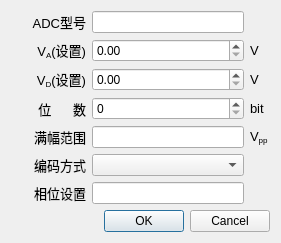
<?xml version="1.0" encoding="UTF-8"?>
<ui version="4.0">
 <class>StaticSettingsDialogClass</class>
 <widget class="QDialog" name="StaticSettingsDialogClass">
  <property name="geometry">
   <rect>
    <x>0</x>
    <y>0</y>
    <width>281</width>
    <height>227</height>
   </rect>
  </property>
  <property name="windowTitle">
   <string>STATIC设置</string>
  </property>
  <layout class="QGridLayout" name="gridLayout_2">
   <item row="0" column="0">
    <layout class="QGridLayout" name="gridLayout">
     <item row="0" column="0">
      <widget class="QLabel" name="labl_3">
       <property name="font">
        <font>
         <family>Arial</family>
         <pointsize>10</pointsize>
        </font>
       </property>
       <property name="text">
        <string>ADC型号</string>
       </property>
       <property name="alignment">
        <set>Qt::AlignRight|Qt::AlignTrailing|Qt::AlignVCenter</set>
       </property>
      </widget>
     </item>
     <item row="0" column="1">
      <widget class="QLineEdit" name="adcTypeLineEdit">
       <property name="sizePolicy">
        <sizepolicy hsizetype="Preferred" vsizetype="Fixed">
         <horstretch>0</horstretch>
         <verstretch>0</verstretch>
        </sizepolicy>
       </property>
      </widget>
     </item>
     <item row="1" column="0">
      <widget class="QLabel" name="labl_4">
       <property name="font">
        <font>
         <family>Arial</family>
         <pointsize>10</pointsize>
        </font>
       </property>
       <property name="text">
        <string>V&lt;sub&gt;A&lt;/sub&gt;(设置)</string>
       </property>
       <property name="alignment">
        <set>Qt::AlignRight|Qt::AlignTrailing|Qt::AlignVCenter</set>
       </property>
      </widget>
     </item>
     <item row="1" column="1">
      <widget class="QDoubleSpinBox" name="vaDoubleSpinBox">
       <property name="sizePolicy">
        <sizepolicy hsizetype="Preferred" vsizetype="Fixed">
         <horstretch>0</horstretch>
         <verstretch>0</verstretch>
        </sizepolicy>
       </property>
      </widget>
     </item>
     <item row="1" column="2">
      <widget class="QLabel" name="labl_10">
       <property name="minimumSize">
        <size>
         <width>20</width>
         <height>0</height>
        </size>
       </property>
       <property name="maximumSize">
        <size>
         <width>20</width>
         <height>16777215</height>
        </size>
       </property>
       <property name="font">
        <font>
         <family>Arial</family>
         <pointsize>10</pointsize>
        </font>
       </property>
       <property name="text">
        <string>V</string>
       </property>
      </widget>
     </item>
     <item row="2" column="0">
      <widget class="QLabel" name="labl_5">
       <property name="font">
        <font>
         <family>Arial</family>
         <pointsize>10</pointsize>
        </font>
       </property>
       <property name="text">
        <string>V&lt;sub&gt;D&lt;/sub&gt;(设置)</string>
       </property>
       <property name="alignment">
        <set>Qt::AlignRight|Qt::AlignTrailing|Qt::AlignVCenter</set>
       </property>
      </widget>
     </item>
     <item row="2" column="1">
      <widget class="QDoubleSpinBox" name="vdDoubleSpinBox">
       <property name="sizePolicy">
        <sizepolicy hsizetype="Preferred" vsizetype="Fixed">
         <horstretch>0</horstretch>
         <verstretch>0</verstretch>
        </sizepolicy>
       </property>
      </widget>
     </item>
     <item row="2" column="2">
      <widget class="QLabel" name="labl_11">
       <property name="font">
        <font>
         <family>Arial</family>
         <pointsize>10</pointsize>
        </font>
       </property>
       <property name="text">
        <string>V</string>
       </property>
      </widget>
     </item>
     <item row="3" column="0">
      <widget class="QLabel" name="labl_6">
       <property name="font">
        <font>
         <family>Arial</family>
         <pointsize>10</pointsize>
        </font>
       </property>
       <property name="text">
        <string>位      数</string>
       </property>
       <property name="alignment">
        <set>Qt::AlignRight|Qt::AlignTrailing|Qt::AlignVCenter</set>
       </property>
      </widget>
     </item>
     <item row="3" column="1">
      <widget class="QSpinBox" name="bitCountSpinBox">
       <property name="sizePolicy">
        <sizepolicy hsizetype="Preferred" vsizetype="Fixed">
         <horstretch>0</horstretch>
         <verstretch>0</verstretch>
        </sizepolicy>
       </property>
      </widget>
     </item>
     <item row="3" column="2">
      <widget class="QLabel" name="labl_12">
       <property name="font">
        <font>
         <family>Arial</family>
         <pointsize>10</pointsize>
        </font>
       </property>
       <property name="text">
        <string>bit</string>
       </property>
      </widget>
     </item>
     <item row="4" column="0">
      <widget class="QLabel" name="labl_7">
       <property name="font">
        <font>
         <family>Arial</family>
         <pointsize>10</pointsize>
        </font>
       </property>
       <property name="text">
        <string>满幅范围</string>
       </property>
       <property name="alignment">
        <set>Qt::AlignRight|Qt::AlignTrailing|Qt::AlignVCenter</set>
       </property>
      </widget>
     </item>
     <item row="4" column="1">
      <widget class="QLineEdit" name="vppLineEdit">
       <property name="sizePolicy">
        <sizepolicy hsizetype="Preferred" vsizetype="Fixed">
         <horstretch>0</horstretch>
         <verstretch>0</verstretch>
        </sizepolicy>
       </property>
      </widget>
     </item>
     <item row="4" column="2">
      <widget class="QLabel" name="labl_13">
       <property name="font">
        <font>
         <family>Arial</family>
         <pointsize>10</pointsize>
        </font>
       </property>
       <property name="text">
        <string>V&lt;sub&gt;pp&lt;/sub&gt;</string>
       </property>
      </widget>
     </item>
     <item row="5" column="0">
      <widget class="QLabel" name="labl_8">
       <property name="font">
        <font>
         <family>Arial</family>
         <pointsize>10</pointsize>
        </font>
       </property>
       <property name="text">
        <string>编码方式</string>
       </property>
       <property name="alignment">
        <set>Qt::AlignRight|Qt::AlignTrailing|Qt::AlignVCenter</set>
       </property>
      </widget>
     </item>
     <item row="6" column="0">
      <widget class="QLabel" name="labl_9">
       <property name="minimumSize">
        <size>
         <width>75</width>
         <height>0</height>
        </size>
       </property>
       <property name="maximumSize">
        <size>
         <width>75</width>
         <height>16777215</height>
        </size>
       </property>
       <property name="font">
        <font>
         <family>Arial</family>
         <pointsize>10</pointsize>
        </font>
       </property>
       <property name="text">
        <string>相位设置</string>
       </property>
       <property name="alignment">
        <set>Qt::AlignRight|Qt::AlignTrailing|Qt::AlignVCenter</set>
       </property>
      </widget>
     </item>
     <item row="6" column="1">
      <widget class="QLineEdit" name="phaseLineEdit">
       <property name="sizePolicy">
        <sizepolicy hsizetype="Preferred" vsizetype="Fixed">
         <horstretch>0</horstretch>
         <verstretch>0</verstretch>
        </sizepolicy>
       </property>
      </widget>
     </item>
     <item row="5" column="1">
      <widget class="QComboBox" name="codingComboBox"/>
     </item>
    </layout>
   </item>
   <item row="1" column="0">
    <widget class="QDialogButtonBox" name="buttonBox">
     <property name="orientation">
      <enum>Qt::Horizontal</enum>
     </property>
     <property name="standardButtons">
      <set>QDialogButtonBox::Cancel|QDialogButtonBox::Ok</set>
     </property>
    </widget>
   </item>
  </layout>
 </widget>
 <layoutdefault spacing="6" margin="11"/>
 <resources/>
 <connections>
  <connection>
   <sender>buttonBox</sender>
   <signal>accepted()</signal>
   <receiver>StaticSettingsDialogClass</receiver>
   <slot>accept()</slot>
   <hints>
    <hint type="sourcelabel">
     <x>140</x>
     <y>205</y>
    </hint>
    <hint type="destinationlabel">
     <x>140</x>
     <y>113</y>
    </hint>
   </hints>
  </connection>
  <connection>
   <sender>buttonBox</sender>
   <signal>rejected()</signal>
   <receiver>StaticSettingsDialogClass</receiver>
   <slot>reject()</slot>
   <hints>
    <hint type="sourcelabel">
     <x>140</x>
     <y>205</y>
    </hint>
    <hint type="destinationlabel">
     <x>140</x>
     <y>113</y>
    </hint>
   </hints>
  </connection>
 </connections>
</ui>
